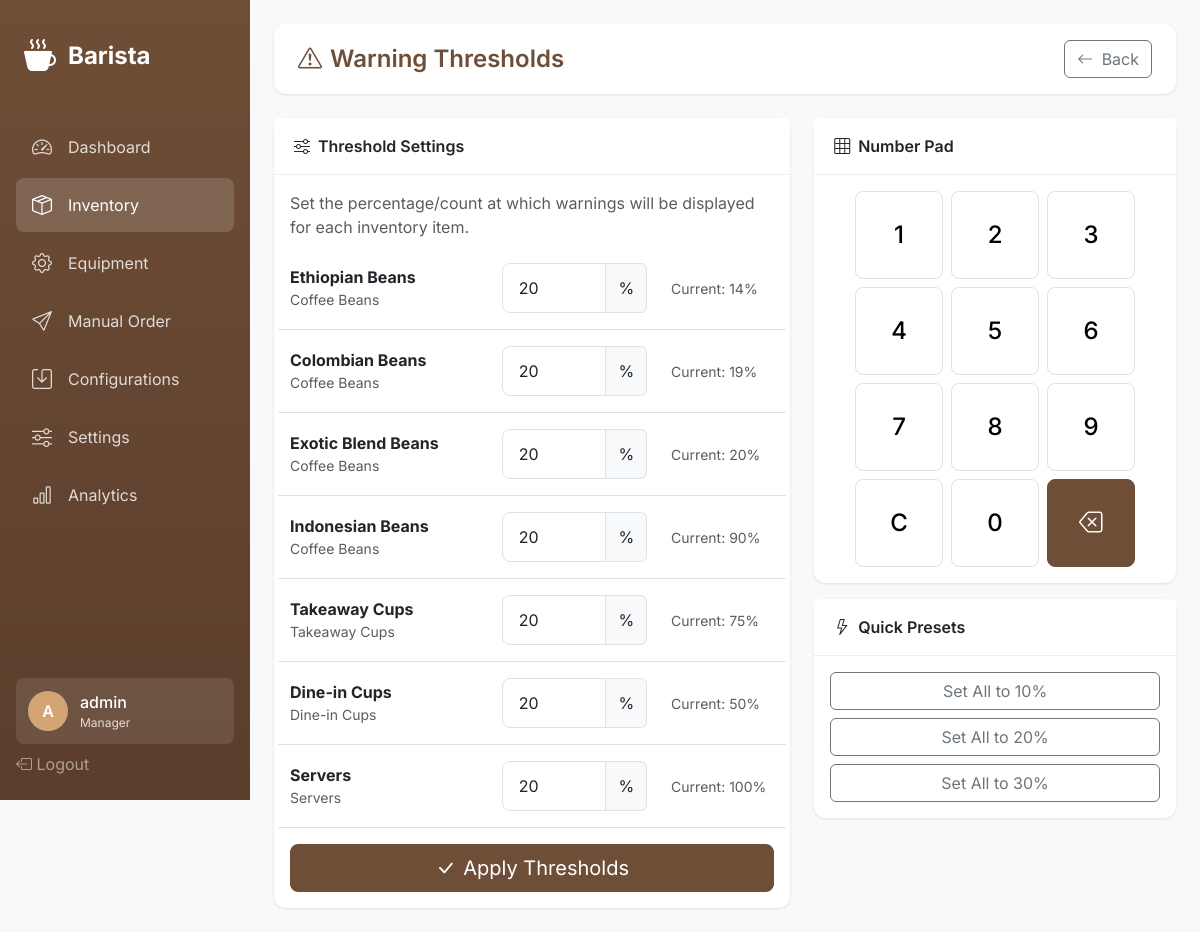
The page /inventory/warnings/ (signed in) on the database its author committed.
### barista_app/models.py (models this page shows, shortened)
class UserProfile(AbstractUser):
    ROLE_CHOICES = [
        ('barista', 'Barista'),
        ('technician', 'Technician'),
        ('supervisor', 'Supervisor'),
        ('manager', 'Manager'),
    ]
    role = models.CharField(max_length=20, choices=ROLE_CHOICES, default='barista')
    last_activity = models.DateTimeField(null=True, blank=True)
    class Meta:
        db_table = 'user_profiles'

class Inventory(models.Model):
    ITEM_TYPES = [
        ('bean', 'Coffee Beans'),
        ('cup_takeaway', 'Takeaway Cups'),
        ('cup_dinein', 'Dine-in Cups'),
        ('server', 'Servers'),
    ]
    item_type = models.CharField(max_length=20, choices=ITEM_TYPES)
    name = models.CharField(max_length=100)
    current_level = models.FloatField(
        default=100.0,
        validators=[MinValueValidator(0), MaxValueValidator(100)],
        help_text="Current level as percentage (0-100)"
    )
    current_count = models.IntegerField(
        default=0,
        validators=[MinValueValidator(0)],
        help_text="Current count for cups/servers"
    )
    warning_threshold = models.FloatField(
        default=20.0,
        validators=[MinValueValidator(0), MaxValueValidator(100)],
        help_text="Warning threshold percentage"
    )
    coffee_type = models.ForeignKey(
        CoffeeType,
        on_delete=models.SET_NULL,
        null=True,
        blank=True,
        related_name='inventory_items'
    )
    updated_at = models.DateTimeField(auto_now=True)
    class Meta:
        db_table = 'inventory'
        verbose_name_plural = 'Inventory items'

### barista_app/views.py (the view)
# urls.py: path('inventory/warnings/', views.inventory_warnings, name='inventory-warnings'),
@login_required
def inventory_warnings(request):
    inventory_items = Inventory.objects.all()
    return render(request, 'barista/inventory/warnings.html', {
        'inventory_items': inventory_items,
    })

### barista_app/templates/barista/inventory/warnings.html (shortened to what this page needs)
{% extends 'barista/base.html' %}
{% block content %}
<div class="top-bar">
    <h1 class="page-title">
        <i class="bi bi-exclamation-triangle me-2"></i>Warning Thresholds
    </h1>
    <a href="{% url 'inventory-dashboard' %}" class="btn btn-outline-secondary">
        <i class="bi bi-arrow-left me-1"></i> Back
    </a>
</div>
<div class="row">
    <div class="col-lg-7">
        <div class="card">
            <div class="card-header">
                <i class="bi bi-sliders me-2"></i>Threshold Settings
            </div>
            <div class="card-body">
                <p class="text-muted mb-4">
                    Set the percentage/count at which warnings will be displayed for each inventory item.
                </p>
                <form id="threshold-form">
                    {% for item in inventory_items %}
                    <div class="row align-items-center mb-3 pb-3 border-bottom">
                        <div class="col-md-5">
                            <label class="form-label mb-0">
                                <strong>{{ item.name }}</strong>
                                <small class="text-muted d-block">{{ item.get_item_type_display }}</small>
                            </label>
                        </div>
                        <div class="col-md-4">
                            <div class="input-group">
                                <input type="number" class="form-control threshold-input"
                                       id="threshold-{{ item.id }}"
                                       data-item-id="{{ item.id }}"
                                       value="{{ item.warning_threshold|floatformat:0 }}"
                                       min="0" max="100" step="1"
                                       onfocus="setActiveInput(this)">
                                <span class="input-group-text">%</span>
                            </div>
                        </div>
                        <div class="col-md-3">
                            <small class="text-muted">
                                Current: {{ item.current_level|floatformat:0 }}%
                            </small>
                        </div>
                    </div>
                    {% empty %}
                    <div class="text-center text-muted py-4">
                        No inventory items configured.
                    </div>
                    {% endfor %}
                    {% if inventory_items %}
                    <div class="d-grid">
                        <button type="submit" class="btn btn-primary btn-lg">
                            <i class="bi bi-check-lg me-2"></i>Apply Thresholds
                        </button>
                    </div>
                    {% endif %}
                </form>
            </div>
        </div>
    </div>
    <div class="col-lg-5">
        <div class="card sticky-top" style="top: 1.5rem;">
            <div class="card-header">
                <i class="bi bi-grid-3x3 me-2"></i>Number Pad
            </div>
            <div class="card-body">
                <div class="keypad mx-auto">
                    <button type="button" class="keypad-btn" data-value="1">1</button>
                    <button type="button" class="keypad-btn" data-value="2">2</button>
                    <button type="button" class="keypad-btn" data-value="3">3</button>
                    <button type="button" class="keypad-btn" data-value="4">4</button>
                    <button type="button" class="keypad-btn" data-value="5">5</button>
                    <button type="button" class="keypad-btn" data-value="6">6</button>
                    <button type="button" class="keypad-btn" data-value="7">7</button>
                    <button type="button" class="keypad-btn" data-value="8">8</button>
                    <button type="button" class="keypad-btn" data-value="9">9</button>
                    <button type="button" class="keypad-btn" data-value="clear">C</button>
                    <button type="button" class="keypad-btn" data-value="0">0</button>
                    <button type="button" class="keypad-btn action" data-value="backspace">
                        <i class="bi bi-backspace"></i>
                    </button>
                </div>
            </div>
        </div>
        <div class="card mt-3">
            <div class="card-header">
                <i class="bi bi-lightning me-2"></i>Quick Presets
            </div>
            <div class="card-body">
                <div class="d-grid gap-2">
                    <button class="btn btn-outline-secondary" onclick="setAllThresholds(10)">
                        Set All to 10%
                    </button>
                    <button class="btn btn-outline-secondary" onclick="setAllThresholds(20)">
                        Set All to 20%
                    </button>
                    <button class="btn btn-outline-secondary" onclick="setAllThresholds(30)">
                        Set All to 30%
                    </button>
                </div>
            </div>
        </div>
    </div>
</div>
{% endblock %}

### barista_app/templates/barista/base.html (shortened to what this page needs)
{% load static %}
<!DOCTYPE html>
<html lang="en" data-bs-theme="light">
<head>
    <link href="https://cdn.jsdelivr.net/npm/bootstrap@5.3.2/dist/css/bootstrap.min.css" rel="stylesheet">
    <link href="https://cdn.jsdelivr.net/npm/bootstrap-icons@1.11.1/font/bootstrap-icons.css" rel="stylesheet">
</head>
<body>
    {% if user.is_authenticated %}
    <nav class="sidebar">
        <a href="{% url 'dashboard' %}" class="sidebar-brand">
            <i class="bi bi-cup-hot-fill"></i>
            <span>Barista</span>
        </a>
        <ul class="sidebar-nav">
            <li class="nav-item">
                <a href="{% url 'dashboard' %}" class="nav-link {% if request.resolver_match.url_name == 'dashboard' %}active{% endif %}">
                    <i class="bi bi-speedometer2"></i>
                    <span>Dashboard</span>
                </a>
            </li>
            <li class="nav-item">
                <a href="{% url 'inventory-dashboard' %}" class="nav-link {% if 'inventory' in request.path %}active{% endif %}">
                    <i class="bi bi-box-seam"></i>
                    <span>Inventory</span>
                </a>
            </li>
            <li class="nav-item">
                <a href="{% url 'equipment-overview' %}" class="nav-link {% if 'equipment' in request.path %}active{% endif %}">
                    <i class="bi bi-gear"></i>
                    <span>Equipment</span>
                </a>
            </li>
            <li class="nav-item">
                <a href="{% url 'manual-order' %}" class="nav-link {% if request.resolver_match.url_name == 'manual-order' %}active{% endif %}">
                    <i class="bi bi-send"></i>
                    <span>Manual Order</span>
                </a>
            </li>
            <li class="nav-item">
                <a href="{% url 'configurations-list' %}" class="nav-link {% if 'configurations' in request.path %}active{% endif %}">
                    <i class="bi bi-save"></i>
                    <span>Configurations</span>
                </a>
            </li>
            <li class="nav-item">
                <a href="{% url 'settings-display' %}" class="nav-link {% if 'settings' in request.path %}active{% endif %}">
                    <i class="bi bi-sliders"></i>
                    <span>Settings</span>
                </a>
            </li>
            <li class="nav-item">
                <a href="{% url 'analytics-overview' %}" class="nav-link {% if 'analytics' in request.path %}active{% endif %}">
                    <i class="bi bi-bar-chart"></i>
                    <span>Analytics</span>
                </a>
            </li>
        </ul>
        <div class="sidebar-footer">
            <div class="user-info">
                <div class="user-avatar">
                    {{ user.username|slice:":1"|upper }}
                </div>
                <div class="user-details">
                    <div class="user-name">{{ user.username }}</div>
                    <div class="user-role">{{ user.get_role_display }}</div>
                </div>
            </div>
            <a href="{% url 'logout' %}" class="nav-link text-white-50">
                <i class="bi bi-box-arrow-left"></i>
                <span>Logout</span>
            </a>
        </div>
    </nav>
    {% endif %}
    <main class="main-content {% if not user.is_authenticated %}ms-0{% endif %}">
        {% block content %}{% endblock %}
    </main>
</body>
</html>

### barista_app/templates/barista/base.html (style rules this page uses)
:root { --sidebar-width: 250px; --primary-color: #6f4e37; --secondary-color: #c4a484; --accent-color: #d4a574; }
* { font-family: 'Inter', sans-serif; }
body { background-color: #f8f9fa; min-height: 100vh; }
.sidebar { position: fixed; top: 0; left: 0; height: 100vh; width: var(--sidebar-width); background: linear-gradient(180deg, var(--primary-color) 0%, #5a3d2b 100%); padding: 1.5rem 1rem; z-index: 1000; transition: transform 0.3s ease; }
.sidebar-brand { color: white; font-size: 1.5rem; font-weight: 700; text-decoration: none; display: flex; align-items: center; gap: 0.75rem; padding: 0.5rem; margin-bottom: 2rem; }
.sidebar-brand i { font-size: 2rem; }
.sidebar-nav { list-style: none; padding: 0; margin: 0; }
.sidebar-nav .nav-item { margin-bottom: 0.25rem; }
.sidebar-nav .nav-link { color: rgba(255, 255, 255, 0.8); padding: 0.75rem 1rem; border-radius: 0.5rem; display: flex; align-items: center; gap: 0.75rem; text-decoration: none; transition: all 0.2s; }
.sidebar-nav .nav-link:hover, .sidebar-nav .nav-link.active { background: rgba(255, 255, 255, 0.15); color: white; }
.sidebar-nav .nav-link i { font-size: 1.25rem; width: 1.5rem; }
.sidebar-footer { position: absolute; bottom: 1.5rem; left: 1rem; right: 1rem; }
.user-info { background: rgba(255, 255, 255, 0.1); border-radius: 0.5rem; padding: 0.75rem; color: white; display: flex; align-items: center; gap: 0.75rem; margin-bottom: 0.5rem; }
.user-avatar { width: 40px; height: 40px; border-radius: 50%; background: var(--accent-color); display: flex; align-items: center; justify-content: center; font-weight: 600; }
.user-details { flex: 1; overflow: hidden; }
.user-name { font-weight: 500; white-space: nowrap; overflow: hidden; text-overflow: ellipsis; }
.user-role { font-size: 0.75rem; opacity: 0.8; }
.main-content { margin-left: var(--sidebar-width); padding: 1.5rem; min-height: 100vh; }
.top-bar { background: white; border-radius: 0.75rem; padding: 1rem 1.5rem; margin-bottom: 1.5rem; display: flex; justify-content: space-between; align-items: center; box-shadow: 0 1px 3px rgba(0,0,0,0.1); }
.page-title { font-size: 1.5rem; font-weight: 600; color: var(--primary-color); margin: 0; }
.card { border: none; border-radius: 0.75rem; box-shadow: 0 1px 3px rgba(0,0,0,0.1); }
.card-header { background: white; border-bottom: 1px solid #eee; font-weight: 600; padding: 1rem 1.25rem; }
.form-control, .form-select { border-radius: 0.5rem; padding: 0.75rem 1rem; border: 1px solid #dee2e6; }
.btn-primary { background: var(--primary-color); border-color: var(--primary-color); }
.keypad { display: grid; grid-template-columns: repeat(3, 1fr); gap: 0.5rem; max-width: 280px; }
.keypad-btn { aspect-ratio: 1; font-size: 1.5rem; font-weight: 500; border: 1px solid #dee2e6; background: white; border-radius: 0.5rem; transition: all 0.2s; }
.keypad-btn.action { background: var(--primary-color); color: white; border-color: var(--primary-color); }

### rows shown on the page
UserProfile: username "A", username "admin", role "Manager"
Inventory: name "Ethiopian Beans", item_type "Coffee Beans", warning_threshold "20", current_level "14"
Inventory: name "Colombian Beans", item_type "Coffee Beans", warning_threshold "20", current_level "19"
Inventory: name "Exotic Blend Beans", item_type "Coffee Beans", warning_threshold "20", current_level "20"
Inventory: name "Indonesian Beans", item_type "Coffee Beans", warning_threshold "20", current_level "90"
Inventory: name "Takeaway Cups", item_type "Takeaway Cups", warning_threshold "20", current_level "75"
Inventory: name "Dine-in Cups", item_type "Dine-in Cups", warning_threshold "20", current_level "50"
Inventory: name "Servers", item_type "Servers", warning_threshold "20", current_level "100"
